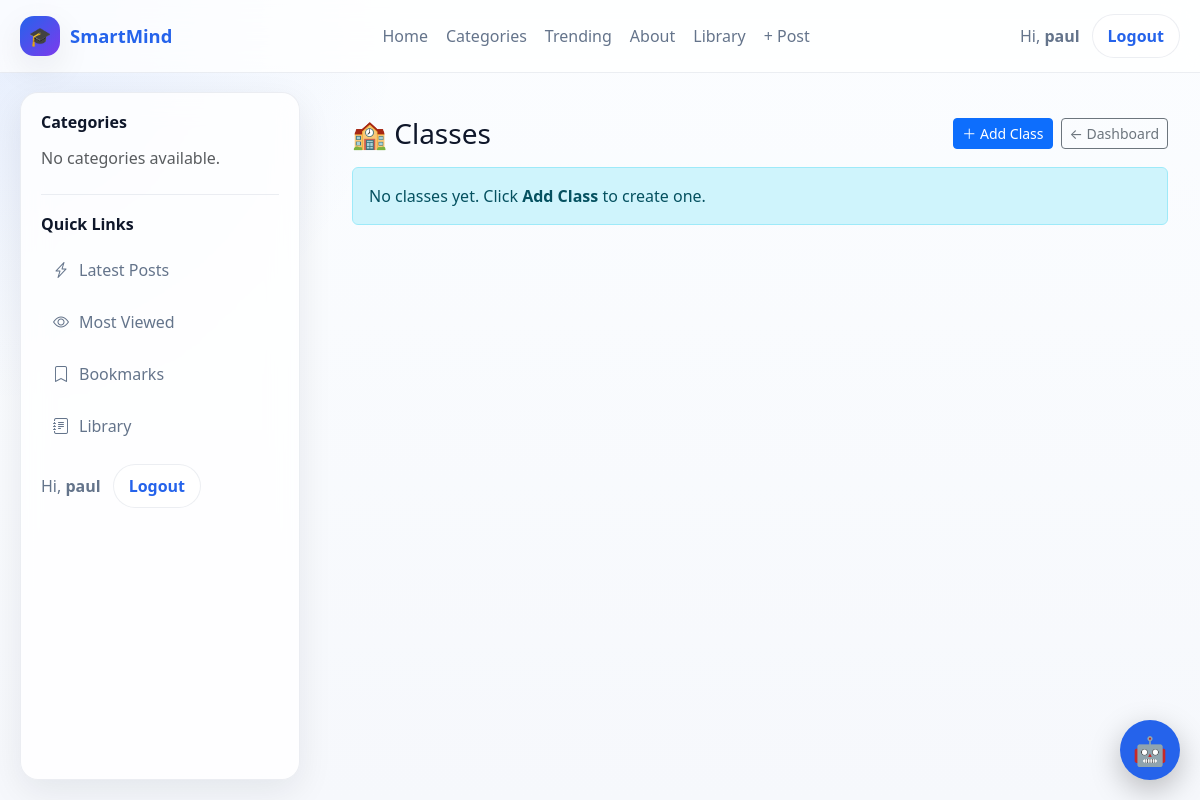
The app's page /accounts/classes/ (signed in), older data.
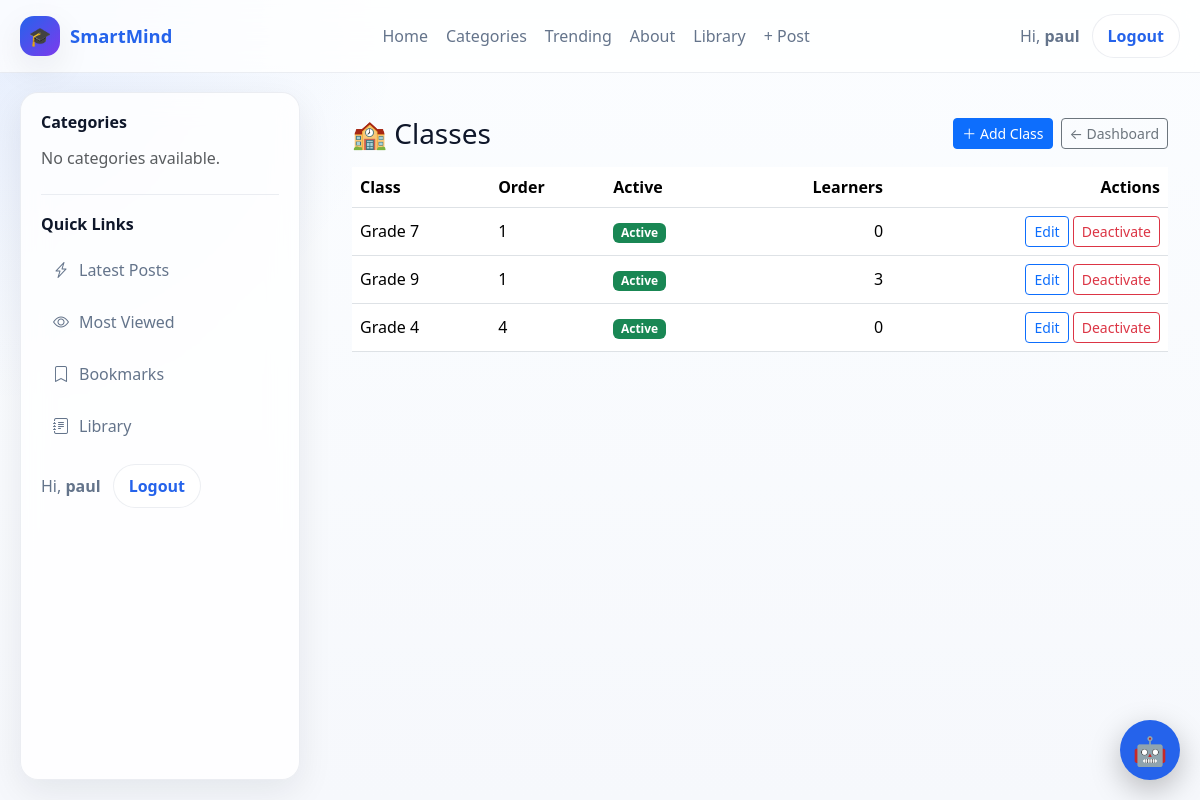
The same page, newer data.
### accounts/models.py (models this page shows, shortened)
class User(AbstractUser):
    ROLE_CHOICES = [
        ("school_admin", "School Admin"),
        ("teacher", "Teacher"),
        ("student", "Student"),
        ("parent", "Parent"),
    ]
    role = models.CharField(
        max_length=20,
        choices=ROLE_CHOICES,
        default="student",
        db_index=True,
    )
    school = models.ForeignKey(
        "schools.School",
        on_delete=models.CASCADE,
        related_name="users",
        null=True,
        blank=True,
    )
    school_class = models.ForeignKey(
        "schools.SchoolClass",
        on_delete=models.SET_NULL,
        related_name="students",
        null=True,
        blank=True,
    )
    teacher_role = models.ForeignKey(
        "TeacherRole",
        on_delete=models.SET_NULL,
        null=True,
        blank=True,
        related_name="teachers",
    )
    admission_number = models.CharField(
        max_length=30,
        unique=True,
        blank=True,
        null=True,
        db_index=True,
    )
    employee_number = models.CharField(
        max_length=30,
        unique=True,
        blank=True,
        null=True,
        db_index=True,
    )
    tsc_number = models.CharField(
        max_length=30,
        blank=True,
        null=True,
    )
    phone_number = models.CharField(max_length=20, blank=True)
    profile_picture = models.ImageField(upload_to="profiles/", blank=True, null=True)
    date_of_birth = models.DateField(blank=True, null=True)
    is_verified = models.BooleanField(default=False)
    created_at = models.DateTimeField(default=timezone.now)
    updated_at = models.DateTimeField(auto_now=True)

### schools/models.py (models this page shows, shortened)
class SchoolClass(models.Model):
    LEVEL_CHOICES = [
        ("pre_primary", "Pre-Primary"),
        ("lower_primary", "Lower Primary"),
        ("upper_primary", "Upper Primary"),
        ("junior_school", "Junior School"),
        ("senior_school", "Senior School"),
    ]
    school = models.ForeignKey(
        School,
        on_delete=models.CASCADE,
        related_name="classes"
    )
    name = models.CharField(max_length=50)
    level = models.CharField(
        max_length=30,
        choices=LEVEL_CHOICES
    )
    order = models.PositiveSmallIntegerField(
        default=1,
        help_text="Used to sort classes."
    )
    is_active = models.BooleanField(default=True)
    class Meta:
        unique_together = ("school", "name")
        ordering = ["order", "name"]

### accounts/views.py (the view)
# urls.py: path("classes/",views.class_list,name="class_list",),
@login_required
def class_list(request):
    classes = SchoolClass.objects.filter(
        school=request.user.school
    ).order_by("order", "name")
    return render(
        request,
        "class_list.html",
        {"classes": classes},
    )

### accounts/templates/class_list.html (shortened to what this page needs)
{% extends "base.html" %}
{% block content %}
<div class="container py-4">
    <div class="d-flex justify-content-between align-items-center mb-3 flex-wrap gap-2">
        <h3 class="mb-0">🏫 Classes</h3>
        <div class="d-flex gap-2">
            <button type="button"
                    class="btn btn-primary btn-sm"
                    data-bs-toggle="modal"
                    data-bs-target="#addClassModal">
                ＋ Add Class
            </button>
            <a href="{% url 'school_admin_dashboard' %}"
               class="btn btn-sm btn-outline-secondary">
                ← Dashboard
            </a>
        </div>
    </div>
    {% if classes %}
        <div class="table-responsive">
            <table class="table align-middle">
                <thead>
                    <tr>
                        <th>Class</th>
                        <th>Order</th>
                        <th>Active</th>
                        <th class="text-end">Learners</th>
                        <th class="text-end">Actions</th>
                    </tr>
                </thead>
                <tbody>
                    {% for c in classes %}
                    <tr>
                        <td>{{ c.name }}</td>
                        <td>{{ c.order }}</td>
                        <td>
                            {% if c.is_active %}
                                <span class="badge bg-success">Active</span>
                            {% else %}
                                <span class="badge bg-secondary">Inactive</span>
                            {% endif %}
                        </td>
                        <td class="text-end">{{ c.enrollments.count }}</td>
                        <td class="text-end">
                            <a href="{% url 'class_edit' c.id %}"
                               class="btn btn-sm btn-outline-primary">Edit</a>
                            <form method="post"
                                  action="{% url 'class_delete' c.id %}"
                                  class="d-inline"
                                  onsubmit="return confirm('Deactivate {{ c.name }}?');">
                                <button class="btn btn-sm btn-outline-danger">Deactivate</button>
                            </form>
                        </td>
                    </tr>
                    {% endfor %}
                </tbody>
            </table>
        </div>
    {% else %}
        <div class="alert alert-info">
            No classes yet. Click <strong>Add Class</strong> to create one.
        </div>
    {% endif %}
</div>
{% endblock %}

### blog/templates/base.html (shortened to what this page needs)
{% load static %}
<!DOCTYPE html>
<html lang="en">
<head>
    <link href="https://cdn.jsdelivr.net/npm/bootstrap@5.3.7/dist/css/bootstrap.min.css" rel="stylesheet">
    <link rel="stylesheet" href="https://cdn.jsdelivr.net/npm/bootstrap-icons@1.11.3/font/bootstrap-icons.min.css">
    <link rel="stylesheet" href="{% static 'smartmind_ai/chatbot.css' %}">
    <link rel="stylesheet" href="{% static 'django_ckeditor_5/dist/styles.css' %}">
</head>
<body>
<div class="site-shell">
    <header class="site-navbar">
        <div class="nav-inner">
            <a href="{% url 'dashboard' %}" class="brand">
                <span class="brand-badge">🎓</span>
                <span>SmartMind</span>
            </a>
            <nav class="nav-links" aria-label="Main navigation">
                {% if user.is_authenticated %}
                    <a href="{% url 'dashboard' %}">Home</a>
                {% else %}
                    <a href="{% url 'blog:home' %}">Home</a>
                {% endif %}
                <a href="#">Categories</a>
                <a href="#">Trending</a>
                <a href="#">About</a>
                <a href="{% url 'library:home' %}">Library</a>
                <a href="{% url 'blog:add_post' %}">+ Post</a>
            </nav>
            <div class="user-box">
                {% if user.is_authenticated %}
                    <span>Hi, <strong>{{ user.username }}</strong></span>
                    <form action="{% url 'logout' %}" method="post" class="m-0">
                        <button type="submit" class="btn-pill">Logout</button>
                    </form>
                {% else %}
                    <a href="{% url 'login' %}" class="btn-pill">Login</a>
                {% endif %}
            </div>
        </div>
    </header>
    <div class="layout">
        <aside class="sidebar d-none d-lg-block">
            <div class="sidebar-section">
                <h3>Categories</h3>
                <div class="sidebar-links">
                    {% for category in categories %}
                        <a href="{% url 'blog:category_post' category.slug %}">
                            <i class="bi bi-folder2"></i>
                            <span>{{ category.name }}</span>
                        </a>
                    {% empty %}
                        <p class="text-muted mb-0">No categories available.</p>
                    {% endfor %}
                </div>
            </div>
            <div class="sidebar-section">
                <h3>Quick Links</h3>
                <div class="sidebar-links">
                    <a href="#"><i class="bi bi-lightning-charge"></i><span>Latest Posts</span></a>
                    <a href="#"><i class="bi bi-eye"></i><span>Most Viewed</span></a>
                    <a href="#"><i class="bi bi-bookmark"></i><span>Bookmarks</span></a>
                    <a href="{% url 'library:home' %}"><i class="bi bi-journal-text"></i><span>Library</span></a>
                </div>
                <div class="user-box mt-3">
                    {% if user.is_authenticated %}
                        <span>Hi, <strong>{{ user.username }}</strong></span>
                        <form action="{% url 'logout' %}" method="post" class="m-0">
                            <button type="submit" class="btn-pill">Logout</button>
                        </form>
                    {% else %}
                        <a href="{% url 'login' %}" class="btn-pill">Login</a>
                    {% endif %}
                </div>
            </div>
        </aside>
        <main>
            <div class="content-wrap">
                {% block content %}{% endblock %}
            </div>
        </main>
    </div>
</div>
{% include "smartmind_ai/chatbot.html" %}
</body>
</html>

### smartmind_ai/templates/smartmind_ai/chatbot.html (shortened to what this page needs)
<div id="smartmind-chat-button">
    🤖
</div>

### static/smartmind_ai/chatbot.css (style rules this page uses)
#smartmind-chat-button { position: fixed; right: 20px; bottom: 20px; width: 65px; height: 65px; border: none; border-radius: 50%; background: #0d6efd; color: #ffffff; display: flex; align-items: center; justify-content: center; font-size: 30px; cursor: pointer; box-shadow: 0 8px 20px rgba(0, 0, 0, 0.30); z-index: 999999; transition: transform 0.2s ease, box-shadow 0.2s ease; }

### blog/templates/base.html (style rules this page uses)
:root { --bg: #f6f8fc; --surface: rgba(255, 255, 255, 0.82); --surface-solid: #ffffff; --text: #0f172a; --muted: #64748b; --primary: #2563eb; --primary-2: #1d4ed8; --border: rgba(148, 163, 184, 0.18); --shadow: 0 12px 35px rgba(15, 23, 42, 0.08); --radius: 18px; --navbar-h: 72px; --sidebar-w: 280px; --layout-pad: 20px; }
* { box-sizing: border-box; }
html { scroll-behavior: smooth; }
body { margin: 0; font-family: system-ui, -apple-system, BlinkMacSystemFont, "Segoe UI", sans-serif; background: radial-gradient(circle at top left, rgba(37, 99, 235, 0.10), transparent 28%), linear-gradient(180deg, #fbfdff 0%, var(--bg) 100%); color: var(--text); overflow-x: hidden; }
a { text-decoration: none; }
.site-shell { min-height: 100vh; display: flex; flex-direction: column; }
.site-navbar { position: sticky; top: 0; z-index: 1030; backdrop-filter: blur(16px); background: rgba(255, 255, 255, 0.76); border-bottom: 1px solid var(--border); }
.nav-inner { max-width: 1400px; margin: 0 auto; padding: 14px 20px; display: flex; align-items: center; justify-content: space-between; gap: 16px; }
.brand { display: flex; align-items: center; gap: 10px; font-weight: 800; color: var(--primary); font-size: 1.15rem; white-space: nowrap; }
.brand-badge { width: 40px; height: 40px; display: grid; place-items: center; border-radius: 14px; background: linear-gradient(135deg, var(--primary), #7c3aed); color: #fff; box-shadow: var(--shadow); }
.nav-links { display: flex; align-items: center; gap: 18px; flex-wrap: wrap; }
.nav-links a { color: var(--muted); font-weight: 500; transition: color 0.2s ease; }
.user-box { display: flex; align-items: center; gap: 12px; color: var(--muted); }
.btn-pill { border: 1px solid var(--border); background: var(--surface-solid); color: var(--primary); padding: 9px 15px; border-radius: 999px; font-weight: 600; transition: all 0.2s ease; }
.layout { display: flex; align-items: flex-start; width: 100%; padding: var(--layout-pad); flex: 1; }
.sidebar { position: fixed; top: calc(var(--navbar-h) + var(--layout-pad)); left: var(--layout-pad); width: var(--sidebar-w); height: calc(100vh - var(--navbar-h) - (var(--layout-pad) * 2)); overflow-y: auto; background: var(--surface); backdrop-filter: blur(14px); border: 1px solid var(--border); border-radius: var(--radius); box-shadow: var(--shadow); padding: 20px; }
.sidebar-section + .sidebar-section { margin-top: 24px; padding-top: 20px; border-top: 1px solid var(--border); }
.sidebar h3 { margin: 0 0 14px; font-size: 1rem; font-weight: 700; }
.sidebar-links { display: grid; gap: 8px; }
.sidebar-links a { display: flex; align-items: center; gap: 10px; padding: 10px 12px; border-radius: 12px; color: var(--muted); transition: background 0.2s ease, color 0.2s ease, transform 0.2s ease; }
main { flex: 1; margin-left: calc(var(--sidebar-w) + var(--layout-pad) + 20px); min-width: 0; padding: 0; }
.content-wrap { background: transparent; min-width: 0; }

### smartmind_ai/templates/smartmind_ai/chatbot.html (style rules this page uses)
#smartmind-chat-button { position: fixed; right: 20px; bottom: 20px; width: 60px; height: 60px; border-radius: 50%; background: #2563eb; color: white; display: flex; align-items: center; justify-content: center; font-size: 28px; cursor: pointer; box-shadow: 0 10px 30px rgba(0,0,0,.25); z-index: 9999; transition: transform 0.2s ease; }

Row changes from the older to the newer data that the page shows:
now on this page (row unchanged): SchoolClass: name "Grade 7", order "1", is_active "Active", enrollments.count "0"
now on this page (row unchanged): SchoolClass: name "Grade 9", order "1", is_active "Active", enrollments.count "3"
added SchoolClass: name "Grade 4", order "4", is_active "Active", enrollments.count "0"
Text that changed along with them:
text no longer shown: "No classes yet. Click Add Class to create one."
text now shown: "Class Order Active Learners Actions"
